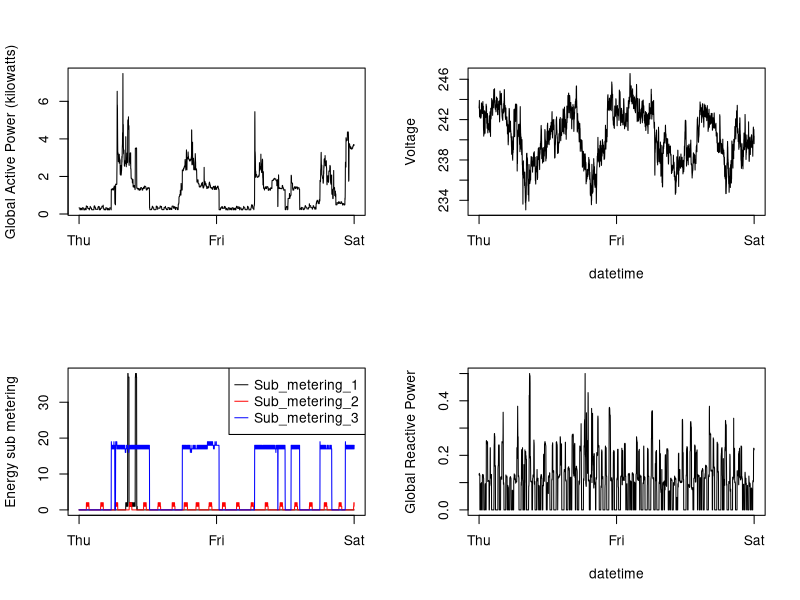

R code for this plot:
hpc <- read.csv("data/hpc.csv")
png(filename = "plots/plot4.png", width = 480, height = 480)
par(mfrow = c(2,2))

plot(hpc$Global_active_power, type = "l", xlab = "", ylab = "Global Active Power (kilowatts)", xaxt="n")
axis(1, c(1, nrow(hpc) / 2, nrow(hpc)), c("Thu", "Fri", "Sat"))

plot(hpc$Voltage, type = "l", xlab = "datetime", ylab = "Voltage", xaxt="n")
axis(1, c(1, nrow(hpc) / 2, nrow(hpc)), c("Thu", "Fri", "Sat"))

plot(hpc$Sub_metering_1, type = "l", xlab = "", ylab = "Energy sub metering", xaxt="n", col="black")
lines(hpc$Sub_metering_2, col="red")
lines(hpc$Sub_metering_3, col="blue")
legend("topright", c("Sub_metering_1", "Sub_metering_2", "Sub_metering_3"), col=c("black", "red", "blue"), pch="—")
axis(1, c(1, nrow(hpc) / 2, nrow(hpc)), c("Thu", "Fri", "Sat"))

plot(hpc$Global_reactive_power, type = "l", xlab = "datetime", ylab = "Global Reactive Power", xaxt="n")
axis(1, c(1, nrow(hpc) / 2, nrow(hpc)), c("Thu", "Fri", "Sat"))

dev.off()
